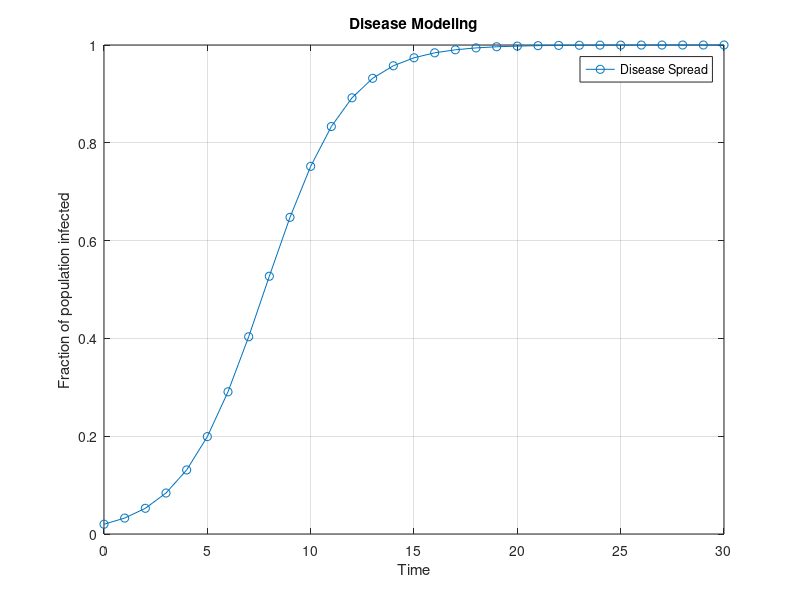

MATLAB code to generate this figure:
%Disease model
% 1. Disease spreads when an infected person comes in contact with the uniinfected person
% 2. No one gets cured
% 3. Everybody can come in contact with everyone
% 4. Total population is large
% 5. Total population remains constant i.e there is no birth and death.
% Differential equations - dx/dt = rx(1-x)
% x is infected population then 1-x is population which is not infected and r is the rate constant for spreading the disease.

%initial value Xo is 0.02 and r is 0.5

%Define parameters
r = 0.5

%Initial concentartion
X0 = 0.02

%Time
t_min = 0
t_max = 30
t_span = [t_min:1:t_max]

%Define ODE System
model2 = @(t,x) [
    r * x * (1-x);
]

%Call ODEs
[t,x] = ode45(model2, t_span, X0)

%Plot
plot(t, x, '-o', 'DisplayName', 'Disease Spread')
xlabel('Time')
ylabel('Fraction of population infected')
legend;
title('Disease Modeling')
grid on;